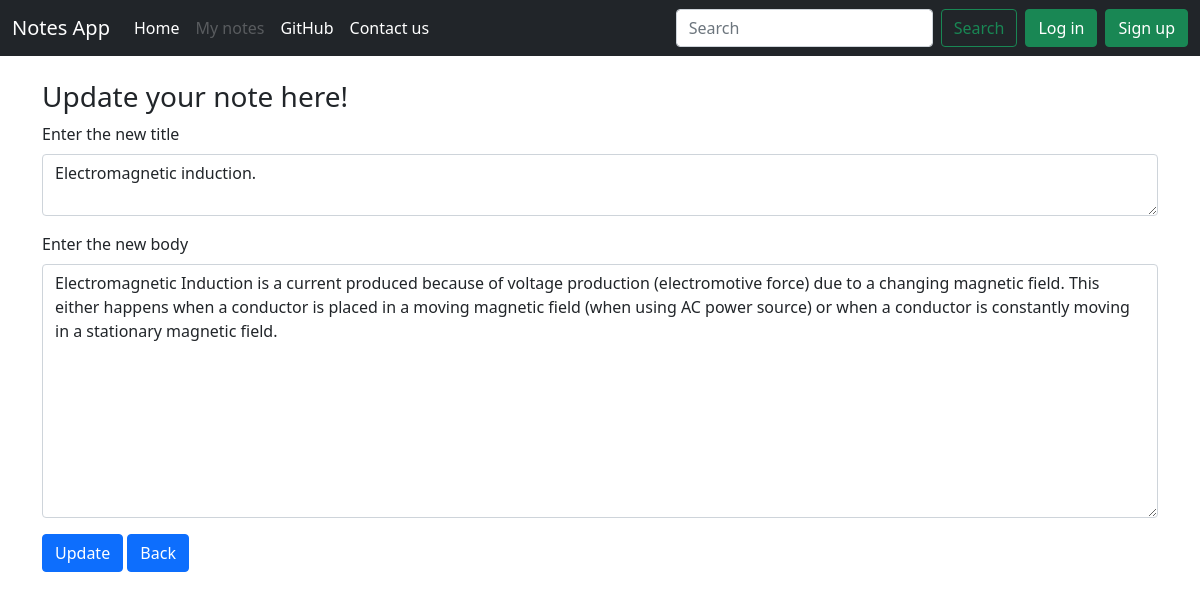
Screenshot of /update/19 with the database file from the repository.
### home/models.py (models this page shows, shortened)
class NotesInfo(models.Model):
    id = models.AutoField(primary_key=True)
    title = models.CharField(max_length=50)
    body =models.TextField()
    date = models.DateField(blank=True,null=True)
    user = models.ForeignKey(User,on_delete=CASCADE,null=True)

### home/views.py (the view)
# urls.py: path('update/<int:id>',views.update,name = "update"),
def update(request,id):
    print("This id of the note is",id)
    note = NotesInfo.objects.get(pk=id)
    title = note.title
    body = note.body
    context = {'id':id,'title':title,'body':body}
    return render(request,'update.html',context)

### home/templates/update.html (shortened to what this page needs)
{% extends 'base.html' %}
{% block body %}
<div class="container my-4">
    <h3>Update your note here!</h1>
    <form action="{% url 'edit' id %}" method="POST" class="my-3" style="display: inline;">
        <div class="mb-3">
          <label for="exampleInputEmail1" class="form-label" >Enter the new title</label>
          <textarea type="textarea" class="form-control" id="exampleInputEmail1" name="newtitle" rows="2" >{{title}}</textarea>
        </div>
        <div class="mb-3">
            <label for="exampleInputEmail1" class="form-label" >Enter the new body</label>
            <textarea type="textarea" class="form-control" id="exampleInputEmail1" name="newbody" rows="10" >{{body}}</textarea>
        </div>
        <button id="submitbtn" type="submit" onclick="submitconfirm" class="btn btn-primary" >Update</button>
      </form>
      <form action="{% url 'back' %}" method="post" style="display: inline;">
        <button id="submitbtn" type="submit" class="btn btn-primary">Back</button>
    </form>
</div>
{% endblock body %}

### rows the page displays
NotesInfo: newtitle "Electromagnetic induction.", newbody "Electromagnetic Induction is a current produced because of voltage production (electromotive force) due to a changing magnetic field. This either happens when a conductor is placed in a moving magnetic field (when using AC power source) or when a conductor is constantly moving in a stationary magnetic field."
